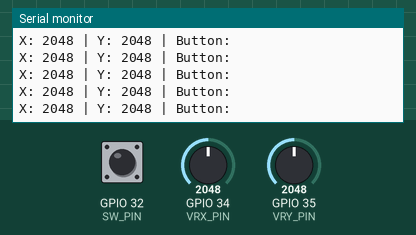
This sketch was run on a simulated ESP32. Parts: the last lines printed to the serial monitor. The inputs (shaded band) are chosen by the test bench; at power-on: GPIO 34 (VRX_PIN) = 2048, GPIO 35 (VRY_PIN) = 2048, GPIO 32 (SW_PIN) HIGH.

Above: at 1.2 s.
1.3 s: GPIO 34 (VRX_PIN) set to 2968
At 1.56 s:
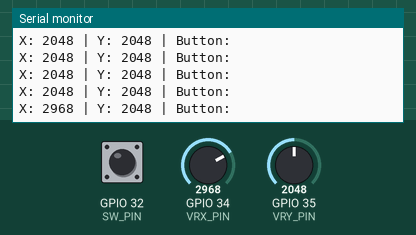
2.8 s: GPIO 34 (VRX_PIN) set to 3068
At 2.96 s:
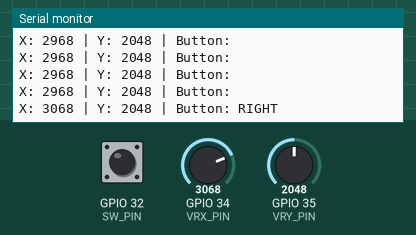
4.7 s: GPIO 35 (VRY_PIN) set to 2945
At 4.77 s:
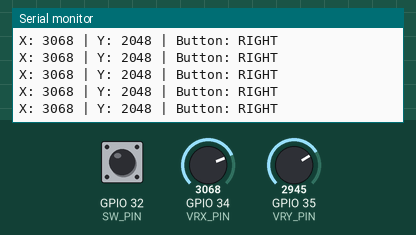
6.2 s: GPIO 35 (VRY_PIN) set to 3039
At 6.37 s:
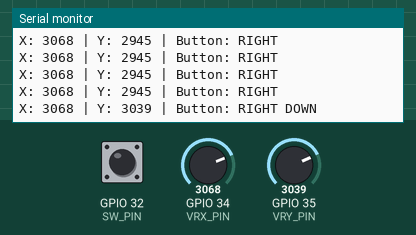

Measured:
- the behaviour switches between 3000 and 3001 on GPIO 34 (VRX_PIN) (found by bisection; images 1 and 2)
- the behaviour switches between 3000 and 3001 on GPIO 35 (VRY_PIN) (found by bisection; images 3 and 4)
- after the input at 1.3 s, the serial monitor: prints a new line after 0.10 s (image 1)
- after the input at 2.8 s, the serial monitor: prints a new line at once (image 2)
- after the input at 6.2 s, the serial monitor: prints a new line at once (image 4)

The sketch:

code.ino
```cpp
// KY-023 has 2 analog axes (X, Y) and 1 digital button

// Define pins
#define VRX_PIN  34                  // X axis analog pin
#define VRY_PIN  35                  // Y axis analog pin
#define SW_PIN   32                  // Button pin

void setup() {
  Serial.begin(115200);             // Start serial monitor

  pinMode(SW_PIN, INPUT_PULLUP);    // Button uses internal pullup (LOW when pressed)

  Serial.println("Move joystick to see values...");
}

void loop() {
  int xValue = analogRead(VRX_PIN);  // Read X axis (0-4095)
  int yValue = analogRead(VRY_PIN);  // Read Y axis (0-4095)
  int swValue = digitalRead(SW_PIN); // Read button (LOW = pressed)

  // Print raw values
  Serial.print("X: "); Serial.print(xValue);
  Serial.print(" | Y: "); Serial.print(yValue);
  Serial.print(" | Button: ");

  // Center position is around 2048
  // Left/Right and Up/Down determined by value going above or below center
  if (xValue < 1000) {
    Serial.print("LEFT ");
  } else if (xValue > 3000) {
    Serial.print("RIGHT ");
  }

  if (yValue < 1000) {
    Serial.print("UP ");
  } else if (yValue > 3000) {
    Serial.print("DOWN ");
  }

  if (swValue == LOW) {
    Serial.print("PRESSED");         // Button pressed
  }

  Serial.println();

  delay(200);                        // Small delay for readable output
}
```
